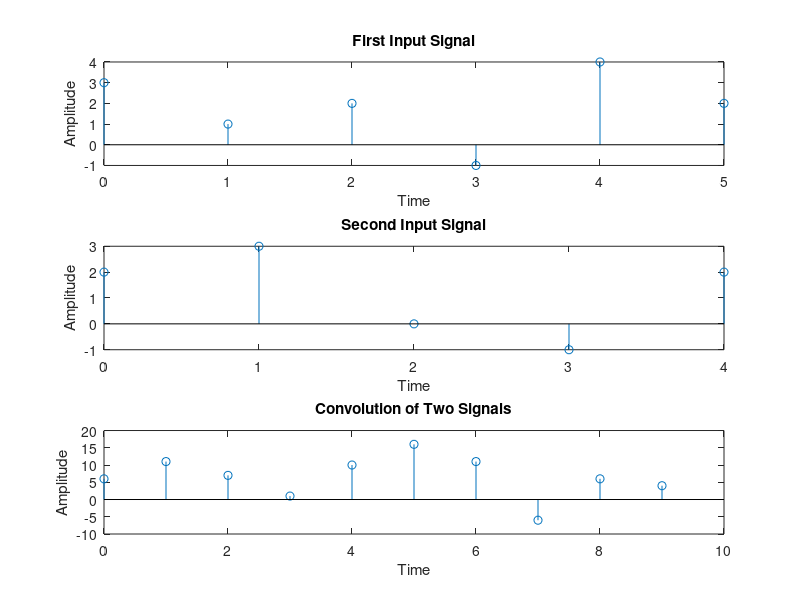

MATLAB code to generate this figure:
clc;
clear all;
close all;

x = [3, 1, 2, -1, 4, 2];
h = [2, 3, 0, -1, 2];

y = conv(x,h);

n1 = 0:1:5;
n2 = 0:1:4;
n = 0:1:9;

subplot(3,1,1);
stem(n1,x);
xlabel('Time');
ylabel('Amplitude');
title('First Input Signal');

subplot(3,1,2);
stem(n2,h);
xlabel('Time');
ylabel('Amplitude');
title('Second Input Signal');

subplot(3,1,3);
stem(n,y);
xlabel('Time');
ylabel('Amplitude');
title('Convolution of Two Signals');
